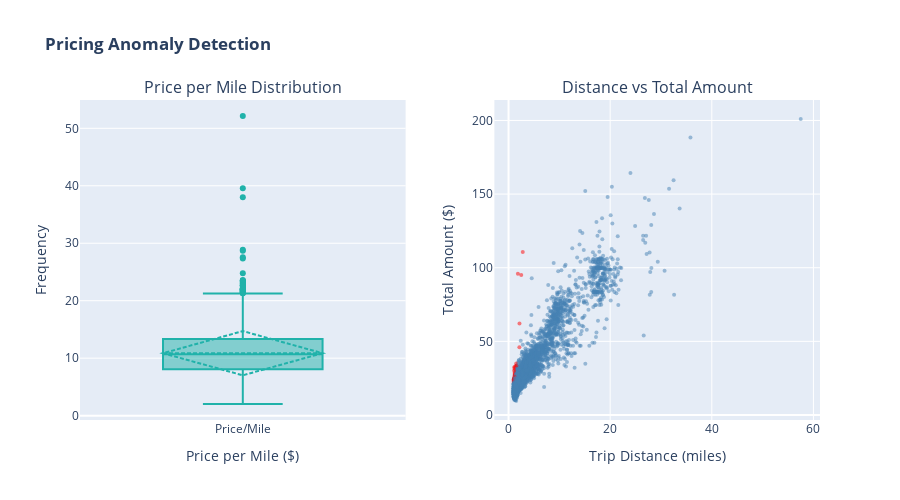

Notebook code for this chart:
### Markdown cell above
## Pricing Anomaly Detection

**Finding:** Identify trips with abnormal price-per-mile ratios using statistical outlier detection.

Extreme values may indicate:
- Meter tampering
- Incorrect fare calculation
- Special circumstances (tolls, surcharges)

### Code cell
# Pricing Anomaly Detection using IQR method
price_check = df.filter(pl.col("trip_distance") > 1)

# Calculate IQR
q1 = price_check.select(pl.col("price_per_mile").quantile(0.25)).item()
q3 = price_check.select(pl.col("price_per_mile").quantile(0.75)).item()
iqr = q3 - q1
upper_bound = q3 + 1.5 * iqr
lower_bound = q1 - 1.5 * iqr

price_anomalies = price_check.filter(
    (pl.col("price_per_mile") > upper_bound) | 
    (pl.col("price_per_mile") < lower_bound)
)

# Visualization
sample = price_check.sample(min(5000, price_check.height)).to_pandas()

fig = make_subplots(
    rows=1, cols=2,
    subplot_titles=('Price per Mile Distribution', 'Distance vs Total Amount'),
    horizontal_spacing=0.12
)

# Box plot
fig.add_trace(
    go.Box(y=sample['price_per_mile'], name='Price/Mile', 
           marker_color='lightseagreen', boxmean='sd'),
    row=1, col=1
)

# Scatter plot
colors = ['red' if x > upper_bound else 'steelblue' for x in sample['price_per_mile']]
fig.add_trace(
    go.Scatter(
        x=sample['trip_distance'],
        y=sample['total_amount'],
        mode='markers',
        marker=dict(size=4, color=colors, opacity=0.5),
        hovertemplate='<b>Distance:</b> %{x:.1f} mi<br><b>Amount:</b> $%{y:.2f}<extra></extra>',
        showlegend=False
    ),
    row=1, col=2
)

fig.update_xaxes(title_text="Price per Mile ($)", row=1, col=1)
fig.update_xaxes(title_text="Trip Distance (miles)", row=1, col=2)
fig.update_yaxes(title_text="Frequency", row=1, col=1)
fig.update_yaxes(title_text="Total Amount ($)", row=1, col=2)

fig.update_layout(
    title_text='<b>Pricing Anomaly Detection</b>',
    height=500,
    showlegend=False
)
fig.show()

anomaly_pct = (price_anomalies.height / price_check.height) * 100
print(f"\n💰 Found {price_anomalies.height:,} pricing anomalies ({anomaly_pct:.2f}% of trips)")
print(f"📊 Normal range: ${lower_bound:.2f} - ${upper_bound:.2f} per mile")
print("🔴 Red dots in scatter plot indicate pricing anomalies")

### Figure 1 — Plotly figure (JSON) as saved in the notebook; plotly's stock layout.template omitted (floating-point values rounded to 4 significant figures; data arrays with more than 128 entries replaced by an {"elided": "..."} marker saying what was removed)
{"data": [{"boxmean": "sd", "marker": {"color": "lightseagreen"}, "name": "Price/Mile", "type": "box", "xaxis": "x", "y": {"elided": "5000 float values"}, "yaxis": "y"}, {"hovertemplate": "<b>Distance:</b> %{x:.1f} mi<br><b>Amount:</b> $%{y:.2f}<extra></extra>", "marker": {"color": {"elided": "5000 str values"}, "opacity": 0.5, "size": 4}, "mode": "markers", "showlegend": false, "type": "scatter", "x": {"elided": "5000 float values"}, "xaxis": "x2", "y": {"elided": "5000 float values"}, "yaxis": "y2"}], "layout": {"annotations": [{"font": {"size": 16}, "showarrow": false, "text": "Price per Mile Distribution", "x": 0.22, "xanchor": "center", "xref": "paper", "y": 1, "yanchor": "bottom", "yref": "paper"}, {"font": {"size": 16}, "showarrow": false, "text": "Distance vs Total Amount", "x": 0.78, "xanchor": "center", "xref": "paper", "y": 1, "yanchor": "bottom", "yref": "paper"}], "height": 500, "showlegend": false, "title": {"text": "<b>Pricing Anomaly Detection</b>"}, "xaxis": {"anchor": "y", "domain": [0, 0.44], "title": {"text": "Price per Mile ($)"}}, "xaxis2": {"anchor": "y2", "domain": [0.56, 1], "title": {"text": "Trip Distance (miles)"}}, "yaxis": {"anchor": "x", "domain": [0, 1], "title": {"text": "Frequency"}}, "yaxis2": {"anchor": "x2", "domain": [0, 1], "title": {"text": "Total Amount ($)"}}}}
